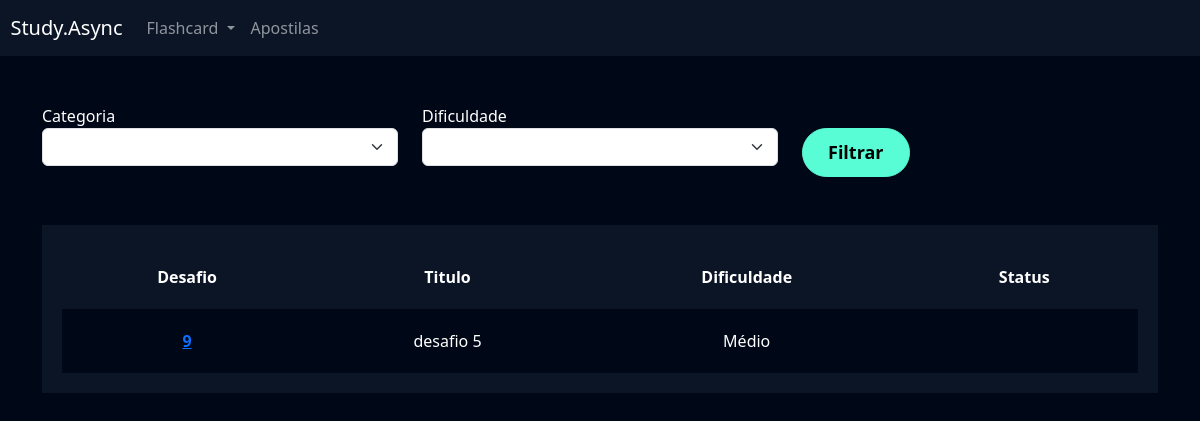
The page /flashcard/listar_desafio/ (signed in) on the database as committed earlier.
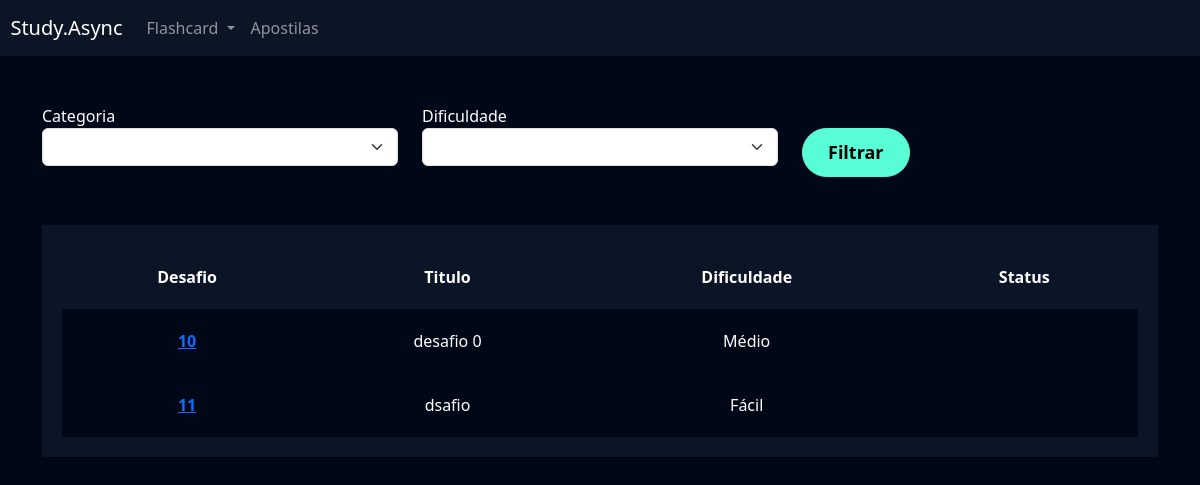
The same page on the database as committed later.
### flashcard/models.py (models this page shows, shortened)
class Desafio(models.Model):
    user = models.ForeignKey(User, on_delete=models.DO_NOTHING)
    titulo = models.CharField(max_length=100)
    categoria = models.ManyToManyField(Categoria)
    quantidade_perguntas = models.IntegerField()
    dificuldade = models.CharField(
        max_length=1, choices=Flashcard.DIFICULDADE_CHOICES
    )
    flashcards = models.ManyToManyField(FlashcardDesafio)

### flashcard/views.py (the view)
# urls.py: path('listar_desafio/', views.listar_desafio, name='listar_desafio'),
def listar_desafio(request):
    desafios = Desafio.objects.filter(user=request.user)
    return render(
        request,
        'listar_desafio.html',
        {
            'desafios': desafios,
        },
    )

### flashcard/templates/listar_desafio.html (shortened to what this page needs)
{% extends "base.html" %}
{% load static %}
{% block 'cabecalho' %}
    <link href="{% static 'usuarios/css/cadastro.css' %}" rel="stylesheet">
    <link href="{% static 'flashcard/css/novo_flashcard.css' %}" rel="stylesheet">
    <link href="{% static 'flashcard/css/iniciar_desafio.css' %}" rel="stylesheet">
    <link href="{% static 'flashcard/css/desafio.css' %}" rel="stylesheet">
    <link href='https://unpkg.com/boxicons@2.1.4/css/boxicons.min.css' rel='stylesheet'>
{% endblock 'cabecalho' %}
{% block 'conteudo' %}
    {% include "partials/header.html" %}
    <div class="container">
        <br>
        <br>
        <div class="row">
            <div class="col-md">
                <form action="}" method="GET">
                <label for="">Categoria</label>
                <select name="categoria" class="form-select">
                </select>
            </div>
            <div class="col-md">
                <label for="">Dificuldade</label>
                <select name="dificuldade" class="form-select">
                </select>
            </div>
            <div class="col-md">
                <br>
                <input type="submit" value="Filtrar" class="btn-cadastro">
            </div>
        </div>
        <br>
        <br>
        <div class="box-listar">
            <table>
                <thead>
                  <tr>
                    <th scope="col">Desafio</th>
                    <th scope="col">Titulo</th>
                    <th scope="col">Dificuldade</th>
                    <th scope="col">Status</th>
                  </tr>
                </thead>
                <tbody>
                    {% for desafio in desafios %}
                        <tr class="linha">
                            <th><a href="{% url 'desafio' desafio.id %}">{{desafio.id}}</a></th>
                            <td>{{desafio.titulo}}</td>
                            <td>{{desafio.get_dificuldade_display}}</td>
                            <td>{{desafio.status}}</td>
                        </tr>
                    {% endfor %}
                </tbody>
              </table>
        </div>
    </div>
{% endblock 'conteudo' %}

Rows that differ between the two databases and show on the page:
removed Desafio: id "9", titulo "desafio 5", dificuldade "Médio"
added Desafio: id "10", titulo "desafio 0", dificuldade "Médio"
added Desafio: id "11", titulo "dsafio", dificuldade "Fácil"
